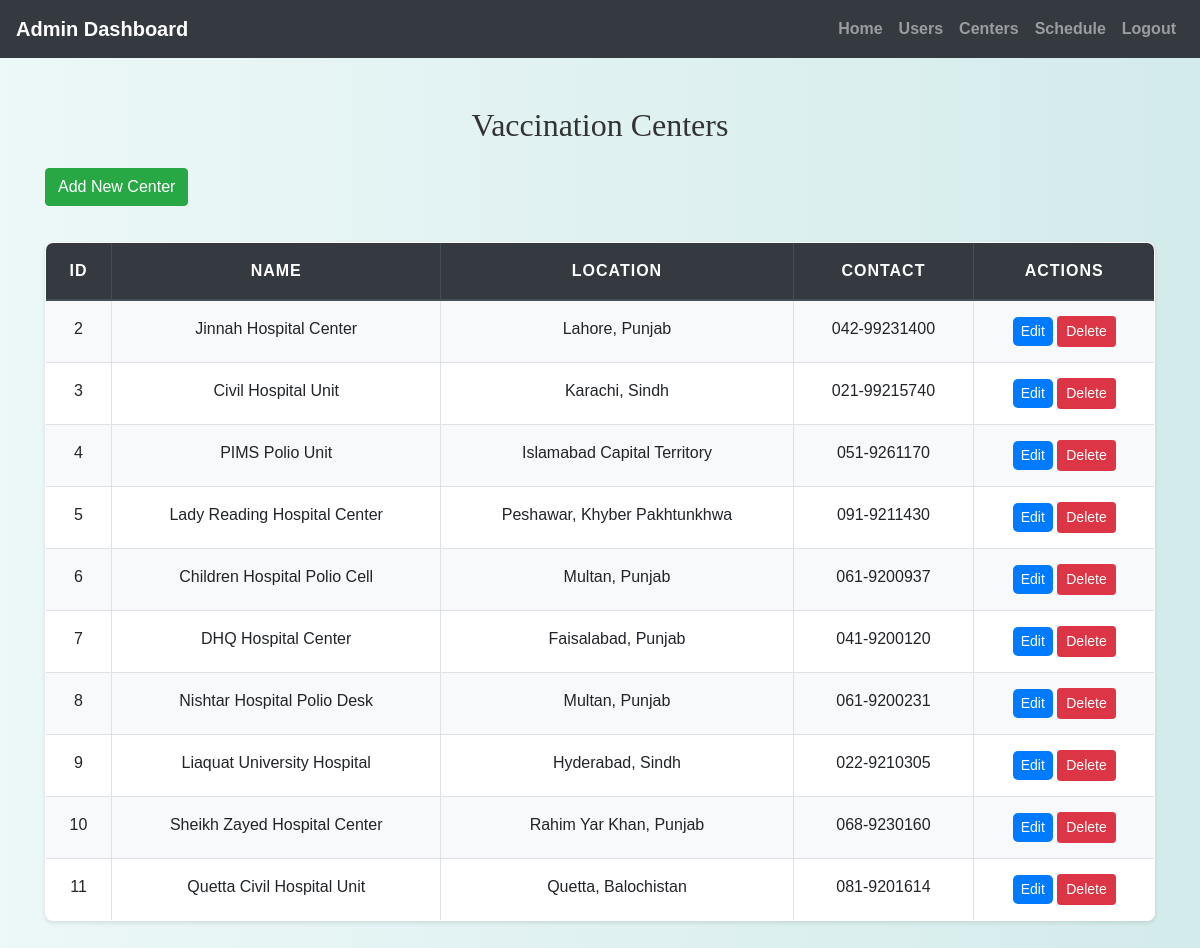
/admin/view_centers.php (signed in), run on the app's committed database.
### tables this page shows
CREATE TABLE `vaccination_centers` (
  `id` int(11) NOT NULL,
  `name` varchar(100) NOT NULL,
  `location` varchar(255) NOT NULL,
  `contact_number` varchar(20) NOT NULL
);

### admin/view_centers.php (the view, shortened to what this page needs)
<?php
include('config.php');
$result = mysqli_query($conn, "SELECT * FROM vaccination_centers");
?>
<!DOCTYPE html>
<html>
<head>
    <link rel="stylesheet" href="https://maxcdn.bootstrapcdn.com/bootstrap/4.5.2/css/bootstrap.min.css">
    <link rel="stylesheet" href="../css/style.css">
</head>
<body>
<?php include('admin_navbar.php'); ?>
<div class="container mt-5">
    <h2 class="mb-4">Vaccination Centers</h2>
    <a href="add_center.php" class="btn btn-success mb-3">Add New Center</a>
    <table class="table table-bordered">
        <thead class="thead-dark">
            <tr>
                <th>ID</th>
                <th>Name</th>
                <th>Location</th>
                <th>Contact</th>
                <th>Actions</th>
            </tr>
        </thead>
        <tbody>
            <?php while ($row = mysqli_fetch_assoc($result)): ?>
            <tr>
                <td><?= $row['id'] ?></td>
                <td><?= htmlspecialchars($row['name']) ?></td>
                <td><?= htmlspecialchars($row['location']) ?></td>
                <td><?= htmlspecialchars($row['contact_number']) ?></td>
                <td>
                    <a href="edit_center.php?id=<?= $row['id'] ?>" class="btn btn-primary btn-sm">Edit</a>
                    <a href="?delete_id=<?= $row['id'] ?>" class="btn btn-danger btn-sm" onclick="return confirm('Are you sure you want to delete this center?');">Delete</a>
                </td>
            </tr>
            <?php endwhile; ?>
        </tbody>
    </table>
</div>
</body>
</html>

### css/style.css (style rules this page uses)
body { background: linear-gradient(90deg, rgba(233, 246, 246, 0.831), rgba(207, 233, 233, 0.9)); font-family: 'Arial', sans-serif; color: #333; line-height: 1.6; }
h1, h2, h3, h4 { text-align: center; margin-top: 30px; margin-bottom: 30px; font-family: 'Georgia', serif; }
.container { margin-bottom: 40px; }
.table { width: 100%; border-collapse: collapse; margin-top: 20px; font-size: 16px; background-color: #ffffff; border-radius: 8px; overflow: hidden; box-shadow: 0 2px 4px rgba(0, 0, 0, 0.1); }
.table th, .table td { padding: 15px; border: 1px solid #dee2e6; text-align: center; }
.table thead th { background-color: #004d4d; color: white; font-weight: bold; text-transform: uppercase; letter-spacing: 1px; }
.table tbody tr:nth-child(odd) { background-color: #f8f9fa; }
.btn-primary { color: #fff; border: none; border-radius: 5px; cursor: pointer; transition: background-color 0.3s ease; }
a { color: #006666; text-decoration: none; font-weight: bold; }

### data on the page
vaccination_centers: id "2", name "Jinnah Hospital Center", location "Lahore, Punjab", contact_number "042-99231400"
vaccination_centers: id "3", name "Civil Hospital Unit", location "Karachi, Sindh", contact_number "021-99215740"
vaccination_centers: id "4", name "PIMS Polio Unit", location "Islamabad Capital Territory", contact_number "051-9261170"
vaccination_centers: id "5", name "Lady Reading Hospital Center", location "Peshawar, Khyber Pakhtunkhwa", contact_number "091-9211430"
vaccination_centers: id "6", name "Children Hospital Polio Cell", location "Multan, Punjab", contact_number "061-9200937"
vaccination_centers: id "7", name "DHQ Hospital Center", location "Faisalabad, Punjab", contact_number "041-9200120"
vaccination_centers: id "8", name "Nishtar Hospital Polio Desk", location "Multan, Punjab", contact_number "061-9200231"
vaccination_centers: id "9", name "Liaquat University Hospital", location "Hyderabad, Sindh", contact_number "022-9210305"
vaccination_centers: id "10", name "Sheikh Zayed Hospital Center", location "Rahim Yar Khan, Punjab", contact_number "068-9230160"
vaccination_centers: id "11", name "Quetta Civil Hospital Unit", location "Quetta, Balochistan", contact_number "081-9201614"
